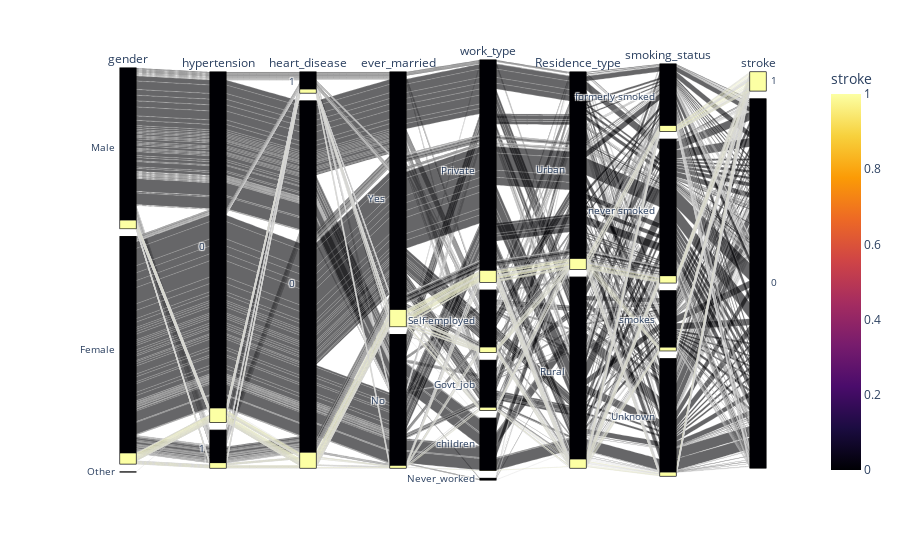

The notebook cell this image was saved under:
### Code cell
fig = px.parallel_categories(stroke_data[['gender', 'age', 'hypertension', 'heart_disease', 'ever_married', 'work_type', 'Residence_type', 'smoking_status', 'stroke']], color='stroke', color_continuous_scale=px.colors.sequential.Inferno)
figsize=(30, 20)
fig.show()

### Figure 1 — Plotly figure (JSON) as saved in the notebook; plotly's stock layout.template omitted (floating-point values rounded to 4 significant figures; data arrays with more than 128 entries replaced by an {"elided": "..."} marker saying what was removed)
{"data": [{"dimensions": [{"label": "gender", "values": {"elided": "5110 str values"}}, {"label": "hypertension", "values": {"elided": "5110 int values"}}, {"label": "heart_disease", "values": {"elided": "5110 int values"}}, {"label": "ever_married", "values": {"elided": "5110 str values"}}, {"label": "work_type", "values": {"elided": "5110 str values"}}, {"label": "Residence_type", "values": {"elided": "5110 str values"}}, {"label": "smoking_status", "values": {"elided": "5110 str values"}}, {"label": "stroke", "values": {"elided": "5110 int values"}}], "domain": {"x": [0, 1], "y": [0, 1]}, "line": {"color": {"elided": "5110 int values"}, "coloraxis": "coloraxis"}, "name": "", "type": "parcats"}], "layout": {"coloraxis": {"colorbar": {"title": {"text": "stroke"}}, "colorscale": [[0, "#000004"], [0.1111, "#1b0c41"], [0.2222, "#4a0c6b"], [0.3333, "#781c6d"], [0.4444, "#a52c60"], [0.5556, "#cf4446"], [0.6667, "#ed6925"], [0.7778, "#fb9b06"], [0.8889, "#f7d13d"], [1, "#fcffa4"]]}, "legend": {"tracegroupgap": 0}, "margin": {"t": 60}}}
